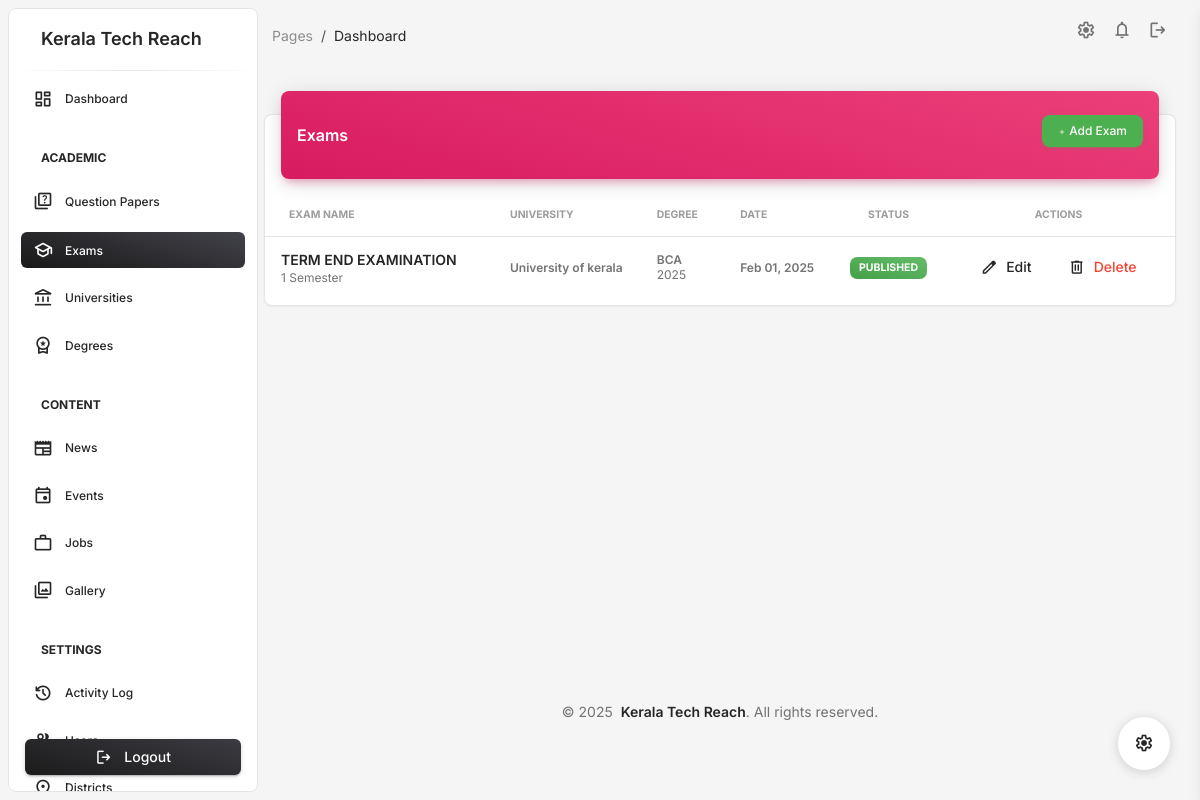
Page /admindashboard/exams/ (signed in) on the earlier database version.
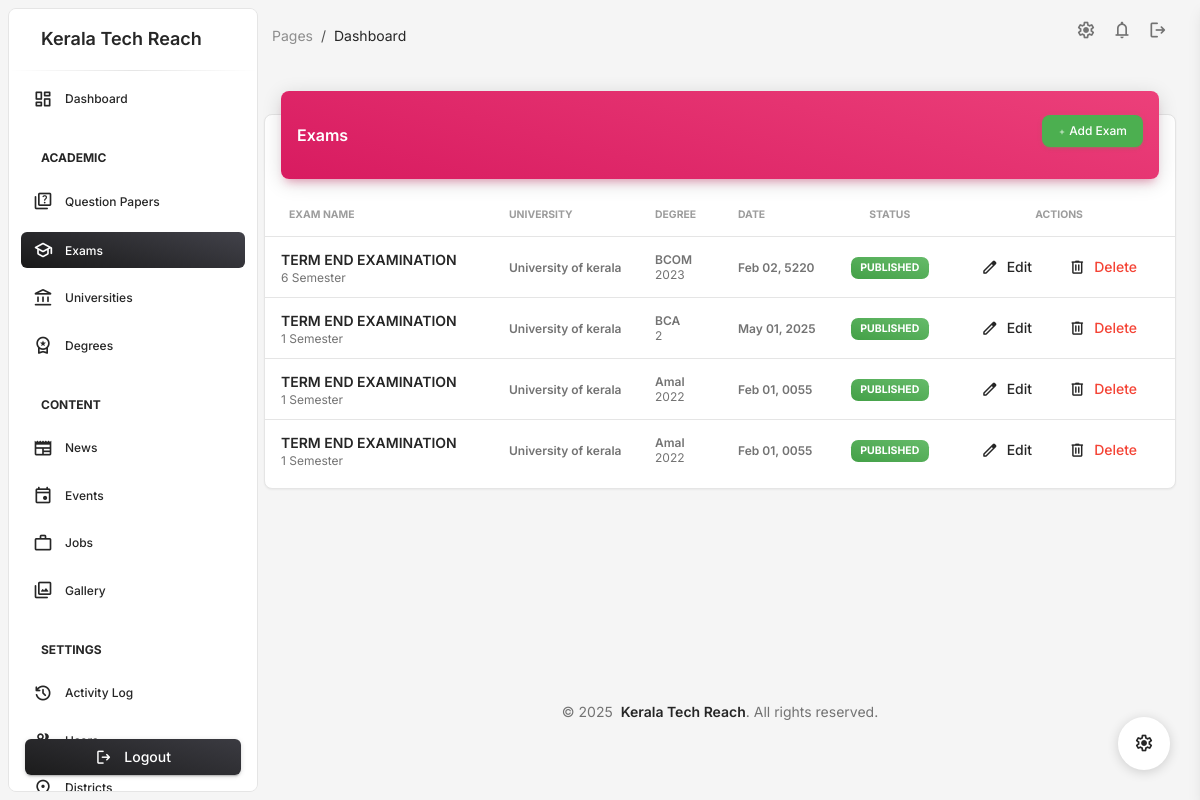
Same page on the later database version.
### admindashboard/models.py (models this page shows, shortened)
class Exam(models.Model):
    exam_name = models.CharField(max_length=255)
    exam_date = models.DateField()
    exam_url = models.URLField()
    degree_name = models.ForeignKey(Degree, on_delete=models.CASCADE)
    semester = models.CharField(max_length=10)
    admission_year = models.PositiveIntegerField()
    university = models.ForeignKey(University, on_delete=models.CASCADE)
    updated_at = models.DateTimeField(auto_now=True)
    is_published = models.BooleanField(default=False)
    created_by = models.ForeignKey('UserProfile', on_delete=models.CASCADE)

class University(models.Model):
    name = models.CharField(max_length=200)
    created_by = models.ForeignKey('UserProfile', on_delete=models.CASCADE)

class Degree(models.Model):
    name = models.CharField(max_length=200)
    university = models.ForeignKey(University, on_delete=models.CASCADE)
    created_by = models.ForeignKey('UserProfile', on_delete=models.CASCADE)

### admindashboard/views/academic.py (the view)
# urls.py: path('exams/', exam_list, name='exam_list'),
@login_required
def exam_list(request):
    exams = Exam.objects.all().order_by('-exam_date')
    return render(request, 'admindashboard/exam/list.html', {'exams': exams})

### admindashboard/templates/admindashboard/exam/list.html (shortened to what the changed rows need)
{% extends 'admindashboard/base.html' %}
{% load static %}
{% block content %}
<div class="container-fluid py-4">
    <div class="row">
        <div class="col-12">
            <div class="card my-4">
                <div class="card-body px-0 pb-2">
                    <div class="table-responsive p-0">
                        <table class="table align-items-center mb-0">
                            <thead>
                                <tr>
                                    <th class="text-uppercase text-secondary text-xxs font-weight-bolder opacity-7">Exam Name</th>
                                    <th class="text-uppercase text-secondary text-xxs font-weight-bolder opacity-7 ps-2">University</th>
                                    <th class="text-uppercase text-secondary text-xxs font-weight-bolder opacity-7 ps-2">Degree</th>
                                    <th class="text-uppercase text-secondary text-xxs font-weight-bolder opacity-7 ps-2">Date</th>
                                    <th class="text-center text-uppercase text-secondary text-xxs font-weight-bolder opacity-7">Status</th>
                                    <th class="text-center text-uppercase text-secondary text-xxs font-weight-bolder opacity-7">Actions</th>
                                </tr>
                            </thead>
                            <tbody>
                                {% for exam in exams %}
                                <tr>
                                    <td>
                                        <div class="d-flex px-2 py-1">
                                            <div class="d-flex flex-column justify-content-center">
                                                <h6 class="mb-0 text-sm">{{ exam.exam_name }}</h6>
                                                <p class="text-xs text-secondary mb-0">{{ exam.semester }} Semester</p>
                                            </div>
                                        </div>
                                    </td>
                                    <td>
                                        <p class="text-xs font-weight-bold mb-0">{{ exam.university.name }}</p>
                                    </td>
                                    <td>
                                        <p class="text-xs font-weight-bold mb-0">{{ exam.degree_name.name }}</p>
                                        <p class="text-xs text-secondary mb-0">{{ exam.admission_year }}</p>
                                    </td>
                                    <td>
                                        <p class="text-xs font-weight-bold mb-0">{{ exam.exam_date|date:"M d, Y" }}</p>
                                    </td>
                                    <td class="align-middle text-center text-sm">
                                        {% if exam.is_published %}
                                        <span class="badge badge-sm bg-gradient-success">Published</span>
                                        {% else %}
                                        <span class="badge badge-sm bg-gradient-secondary">Draft</span>
                                        {% endif %}
                                    </td>
                                    <td class="align-middle text-center">
                                        <a href="{% url 'admindashboard:exam_edit' exam.id %}" class="btn btn-link text-dark px-3 mb-0">
                                            <i class="material-symbols-rounded text-dark me-2">edit</i>Edit
                                        </a>
                                        <a href="{% url 'admindashboard:exam_delete' exam.id %}" class="btn btn-link text-danger px-3 mb-0">
                                            <i class="material-symbols-rounded text-dark me-2">delete</i>Delete
                                        </a>
                                    </td>
                                </tr>
                                {% empty %}
                                <tr>
                                    <td colspan="6" class="text-center">No exams found.</td>
                                </tr>
                                {% endfor %}
                            </tbody>
                        </table>
                    </div>
                </div>
            </div>
        </div>
    </div>
</div>
{% endblock %}

Differences in the rows shown:
added Exam: exam_name "TERM END EXAMINATION", semester "6", university.name "University of kerala", degree_name.name "BCOM", admission_year "2023", exam_date "Feb 02, 5220", is_published "PUBLISHED"
changed Exam "BCA": admission_year "2025" → "2"; exam_date "Feb 01, 2025" → "May 01, 2025"
added Exam: exam_name "TERM END EXAMINATION", semester "1", university.name "University of kerala", degree_name.name "Amal", admission_year "2022", exam_date "Feb 01, 0055", is_published "PUBLISHED"
added Exam: exam_name "TERM END EXAMINATION", semester "1", university.name "University of kerala", degree_name.name "Amal", admission_year "2022", exam_date "Feb 01, 0055", is_published "PUBLISHED"
